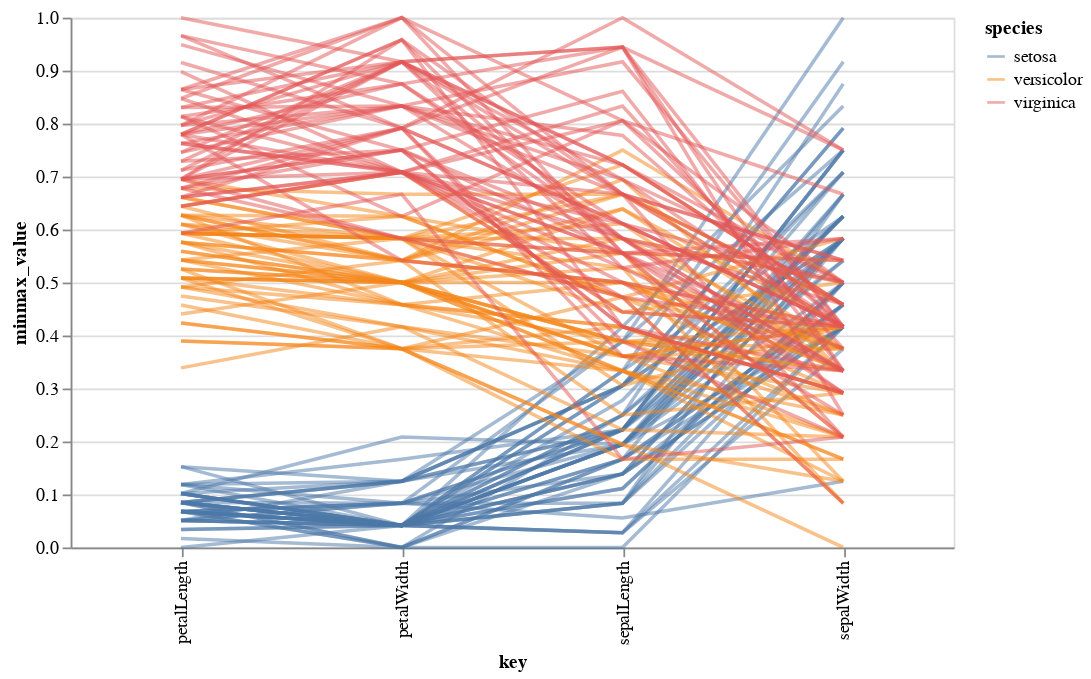

This figure's notebook cell:
### Code cell
import altair as alt
from vega_datasets import data
from altair import datum

source = data.iris()

alt.Chart(source).transform_window(
    index='count()'
).transform_fold(
    ['petalLength', 'petalWidth', 'sepalLength', 'sepalWidth']
).transform_joinaggregate(
     min='min(value)',
     max='max(value)',
     groupby=['key']
).transform_calculate(
    minmax_value=(datum.value-datum.min)/(datum.max-datum.min),
    mid=(datum.min+datum.max)/2
).mark_line().encode(
    x='key:N',
    y='minmax_value:Q',
    color='species:N',
    detail='index:N',
    opacity=alt.value(0.5)
).properties(width=500)

### Figure 1 — Vega-Lite specification as saved in the notebook (floating-point values rounded to 4 significant figures; data arrays with more than 128 entries replaced by an {"elided": "..."} marker saying what was removed)
{"config": {"view": {"continuousWidth": 300, "continuousHeight": 300}}, "data": {"name": "data-a264acbd6e539a8b3afc0cb5f240fb57"}, "mark": {"type": "line"}, "encoding": {"color": {"field": "species", "type": "nominal"}, "detail": {"field": "index", "type": "nominal"}, "opacity": {"value": 0.5}, "x": {"field": "key", "type": "nominal"}, "y": {"field": "minmax_value", "type": "quantitative"}}, "transform": [{"window": [{"op": "count", "as": "index"}]}, {"fold": ["petalLength", "petalWidth", "sepalLength", "sepalWidth"]}, {"joinaggregate": [{"op": "min", "field": "value", "as": "min"}, {"op": "max", "field": "value", "as": "max"}], "groupby": ["key"]}, {"calculate": "((datum.value - datum.min) / (datum.max - datum.min))", "as": "minmax_value"}, {"calculate": "((datum.min + datum.max) / 2)", "as": "mid"}], "width": 500, "$schema": "https://vega.github.io/schema/vega-lite/v5.8.0.json", "datasets": {"data-a264acbd6e539a8b3afc0cb5f240fb57": {"elided": "150 records"}}}
